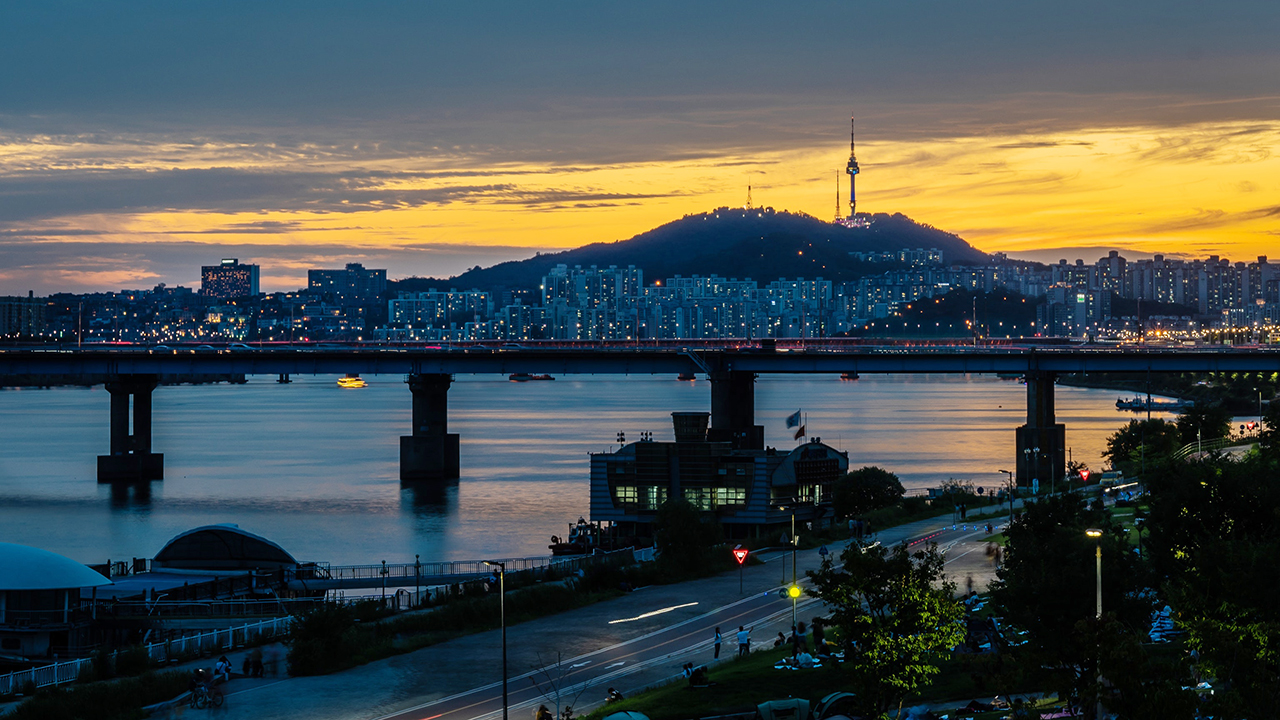
//> input picture OpenCV/AR_player/lec20_korea.jpg, 1280 x 720 px
$ ./Roi AR_player/lec20_korea.jpg   (built with g++ and OpenCV 4)
//> lines starting //> are read from the running program, lines starting //| are printed output that depends on the picture
#include<iostream>
#include<vector>
#include<opencv2/opencv.hpp>
using namespace std;
using namespace cv;

int main(int argc, char *argv[]){

    if(argc!=2){
        cerr << "./file img_dir"<<endl;
        return -1;
    }

    Mat img;
    img = imread(argv[1]);
//> img is the input picture: 720 rows x 1280 cols, CV_8UC3; mean B, G, R 79.4, 80.4, 71.7

    if (img.empty()) {
        cerr << "Image load failed!" << endl;
        return -1;
    }


    Mat img_roi_1, img_roi_2;
    img_roi_1 = img(Rect(200,200,100,100));
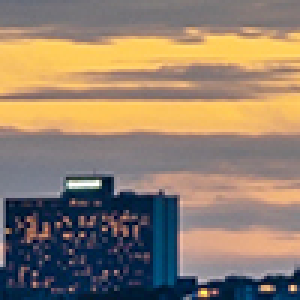
//> img_roi_1: 100 rows x 100 cols, CV_8UC3 (shown 3 times larger); mean B, G, R 108.9, 126.9, 144.9
    img_roi_2 = img(Rect(Point(300,200), Point(400,300)));
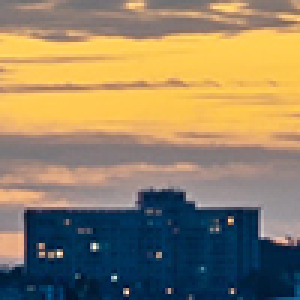
//> img_roi_2: 100 rows x 100 cols, CV_8UC3 (shown 3 times larger); mean B, G, R 101.5, 130.1, 146.1
    imshow("image", img);
    imshow("img_Roi_1", img_roi_1);
    imshow("img_Roi_2", img_roi_2);
    waitKey(0);

    return 0;
}
